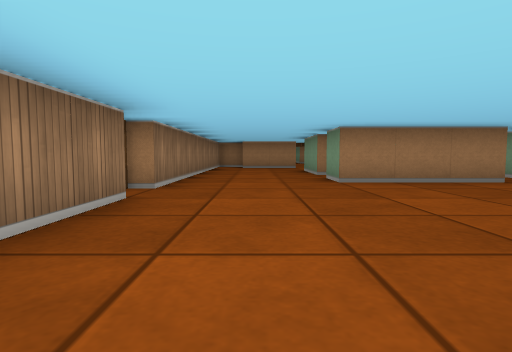
View 1 (above)

16 first-person views from a walk through a cub3D ray-caster map. The camera is about half as high as the walls, tilts 4° down and sees 80° across. The floor is counted in squares. Each view is taken from the middle of a square. On the plan, view 1 faces up. The plan holds only what a view shows up to about 9 squares ahead; the rest is blank.

View 2
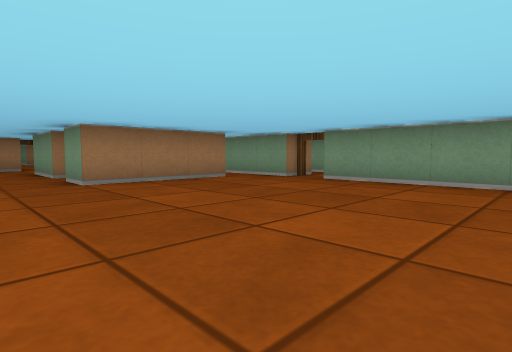

View 3
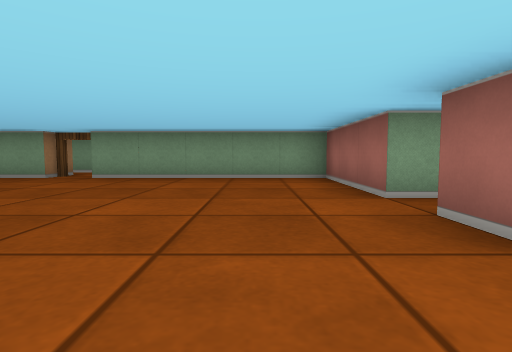

View 4
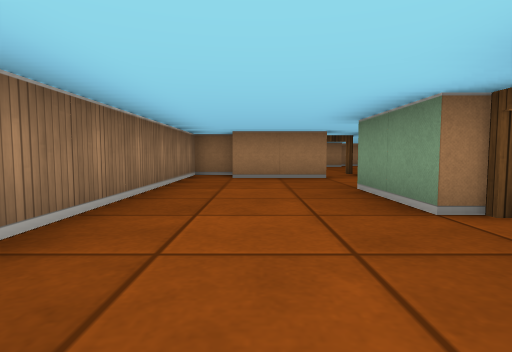

View 5
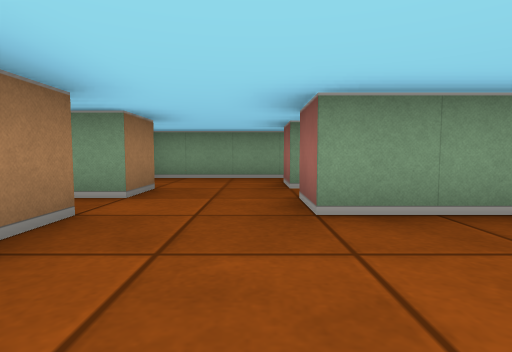

View 6
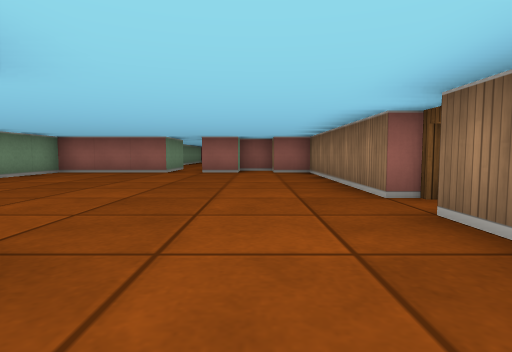

View 7
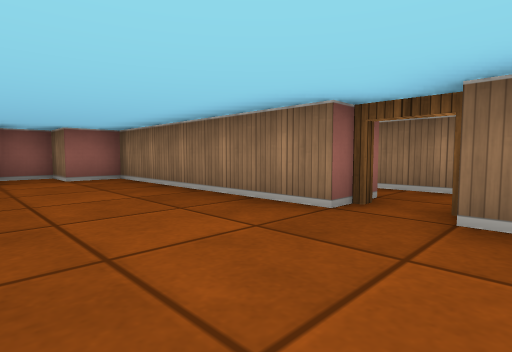

View 8
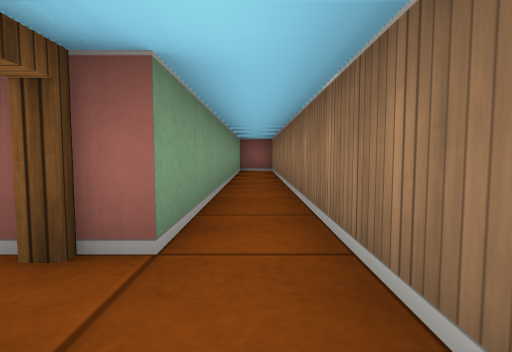

View 9
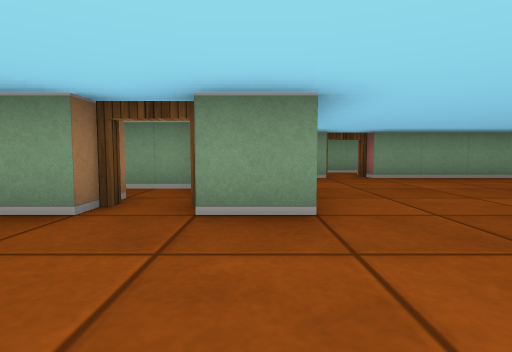

View 10
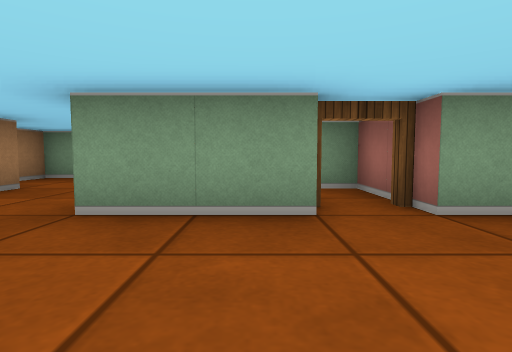

View 11
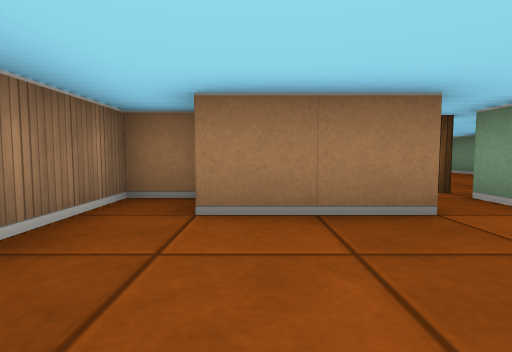

View 12
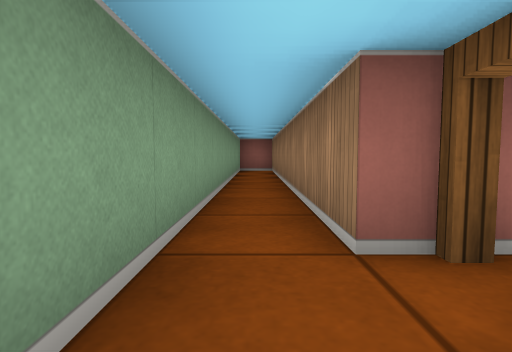

View 13
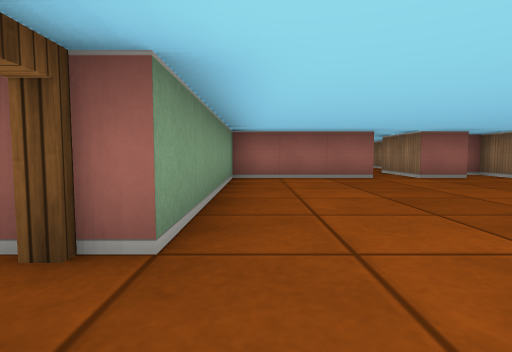

View 14
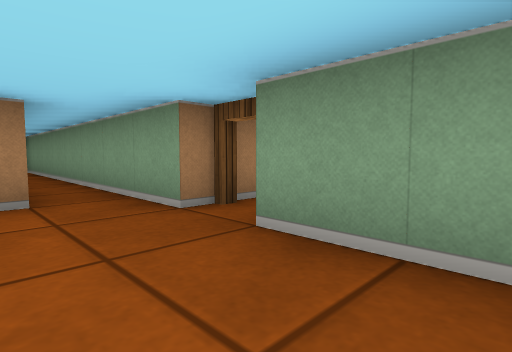

View 15
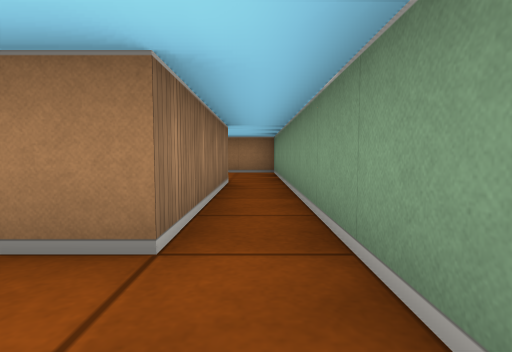

View 16
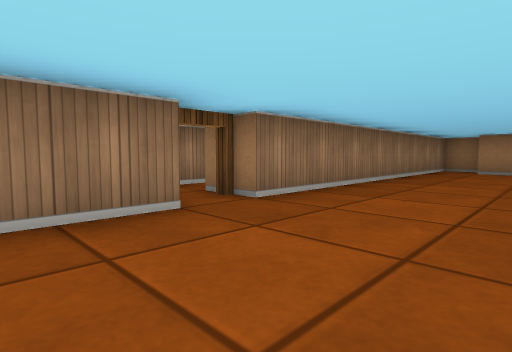

### Floor plan
Points are (right, up) in squares from view 1. A wall is a line through its corners. A room is listed if a view was taken in it or the views show most of it. See-through windows are left out.
Room 1 (views 1, 2, 3, 4, 5, 6, 7, 9, 10, 11, 13, 14, 15, 16)
walls: (1.5, 7.5) (1.5, 9.5) (2.5, 9.5); (5.5, 4.5) (5.5, 12.5) (4.1, 12.5); (-1.5, 3.5) (-1.5, -1.5) (-0.5, -1.5) (-0.5, -2.5) (0.4, -2.5); (3.5, 9.5) (4.5, 9.5) (4.5, 5.5) (1.5, 5.5) (1.5, 6.5); (1.6, 11.5) (-0.5, 11.5); (2.5, -1.5) (5.5, -1.5) (5.5, 3.5); (3.5, 11.5) (2.5, 11.5); (0.4, -1.5) (1.5, -1.5); (-0.5, 12.5) (-1.5, 12.5) (-1.5, 4.5)
ways out: open door at (-2, 4) to room 2; open door at (6, 4) to room 3; open door at (2, 7) to room 4; open door at (3, 9) to room 4; opening at (2, -2.5)
Room 2 (view 8)
walls: (-3.5, 5.2) (-3.5, -4); (-2.5, -3.6) (-2.5, 3.5)
ways out: open door at (-2, 4) to room 1
Room 3 (view 12)
walls: (6.5, 3.5) (6.5, -4); (7.5, -3.6) (7.5, 5.2)
ways out: open door at (6, 4) to room 1
Room 4 (no view inside)
walls: (1.5, 6.5) (3.5, 6.5) (3.5, 9.5)
ways out: open door at (2, 7) to room 1; open door at (3, 9) to room 1

Where each view was taken, in squares from view 1:
view 1: 0 up, 0 right, facing up
view 2: 0 up, 0 right, facing up-right
view 3: 0 up, 1 left, facing right
view 4: 5 up, 0 right, facing up
view 5: 10 up, 1 left, facing right
view 6: 7 up, 0 right, facing down
view 7: 5 up, 1 right, facing down-left
view 8: 5 up, 3 left, facing down
view 9: 6 up, 1 left, facing right
view 10: 8 up, 1 left, facing right
view 11: 9 up, 0 right, facing up
view 12: 5 up, 7 right, facing down
view 13: 5 up, 5 right, facing down
view 14: 2 up, 4 right, facing up-right
view 15: 4 up, 5 right, facing up
view 16: 2 up, 1 right, facing up-left
